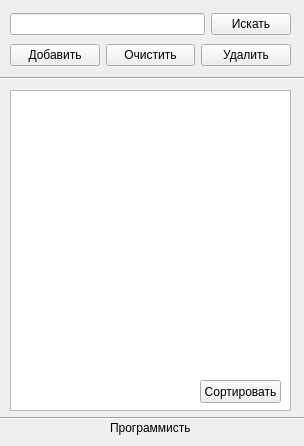
<?xml version="1.0" encoding="UTF-8"?>
<ui version="4.0">
 <class>Widget2</class>
 <widget class="QWidget" name="Widget2">
  <property name="geometry">
   <rect>
    <x>0</x>
    <y>0</y>
    <width>304</width>
    <height>446</height>
   </rect>
  </property>
  <property name="windowTitle">
   <string>Form</string>
  </property>
  <widget class="QListWidget" name="listWidget">
   <property name="geometry">
    <rect>
     <x>10</x>
     <y>90</y>
     <width>281</width>
     <height>321</height>
    </rect>
   </property>
  </widget>
  <widget class="QWidget" name="layoutWidget">
   <property name="geometry">
    <rect>
     <x>10</x>
     <y>10</y>
     <width>281</width>
     <height>61</height>
    </rect>
   </property>
   <layout class="QGridLayout" name="gridLayout_2">
    <item row="1" column="0">
     <widget class="QPushButton" name="pushButton_8">
      <property name="text">
       <string>Добавить</string>
      </property>
     </widget>
    </item>
    <item row="1" column="1">
     <widget class="QPushButton" name="pushButton_4">
      <property name="text">
       <string>Очистить</string>
      </property>
     </widget>
    </item>
    <item row="1" column="2">
     <widget class="QPushButton" name="pushButton_6">
      <property name="text">
       <string>Удалить</string>
      </property>
     </widget>
    </item>
    <item row="0" column="0" colspan="3">
     <layout class="QHBoxLayout" name="horizontalLayout_2">
      <item>
       <widget class="QLineEdit" name="lineEdit_2"/>
      </item>
      <item>
       <widget class="QPushButton" name="pushButton_7">
        <property name="text">
         <string>Искать</string>
        </property>
       </widget>
      </item>
     </layout>
    </item>
   </layout>
  </widget>
  <widget class="QPushButton" name="pushButton_9">
   <property name="geometry">
    <rect>
     <x>200</x>
     <y>380</y>
     <width>81</width>
     <height>23</height>
    </rect>
   </property>
   <property name="text">
    <string>Сортировать</string>
   </property>
  </widget>
  <widget class="Line" name="line">
   <property name="geometry">
    <rect>
     <x>0</x>
     <y>70</y>
     <width>311</width>
     <height>16</height>
    </rect>
   </property>
   <property name="orientation">
    <enum>Qt::Horizontal</enum>
   </property>
  </widget>
  <widget class="Line" name="line_2">
   <property name="geometry">
    <rect>
     <x>-30</x>
     <y>410</y>
     <width>371</width>
     <height>16</height>
    </rect>
   </property>
   <property name="orientation">
    <enum>Qt::Horizontal</enum>
   </property>
  </widget>
  <widget class="QLabel" name="label">
   <property name="geometry">
    <rect>
     <x>110</x>
     <y>420</y>
     <width>81</width>
     <height>16</height>
    </rect>
   </property>
   <property name="text">
    <string>Программисты</string>
   </property>
  </widget>
 </widget>
 <resources/>
 <connections/>
</ui>
